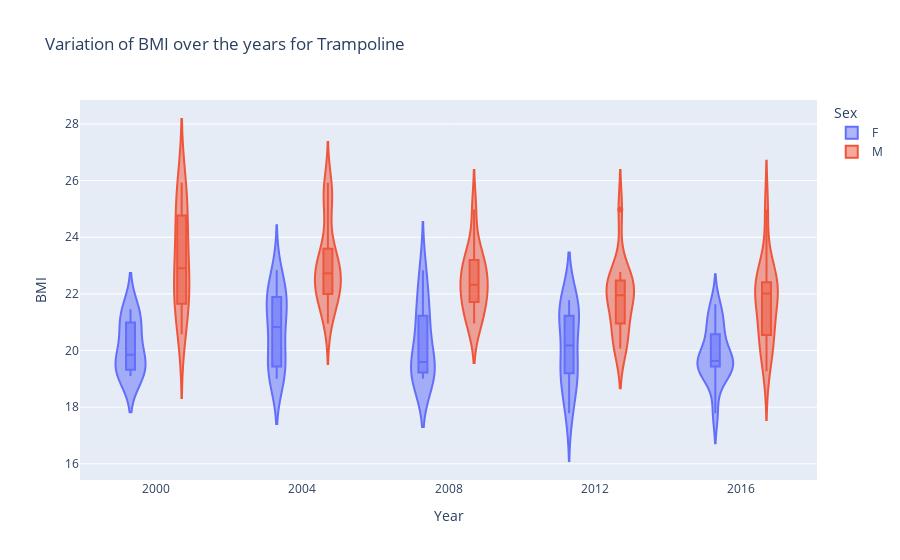

This figure's notebook cell:
### Markdown cell above
### Trampoline

### Code cell
fig=px.violin(unique_participants[unique_participants["Type of Gymnastics"]=="Trampoline"], x="Year", y="BMI", color="Sex",box=True,title="Variation of BMI over the years for Trampoline")
fig.show()

### Figure 1 — Plotly figure (JSON) as saved in the notebook; plotly's stock layout.template omitted (floating-point values rounded to 4 significant figures)
{"data": [{"alignmentgroup": "True", "box": {"visible": true}, "hovertemplate": "Sex=F<br>Year=%{x}<br>BMI=%{y}<extra></extra>", "legendgroup": "F", "marker": {"color": "#636efa"}, "name": "F", "offsetgroup": "F", "orientation": "v", "scalegroup": "True", "showlegend": true, "type": "violin", "x": [2000, 2000, 2000, 2000, 2000, 2000, 2000, 2000, 2004, 2004, 2004, 2004, 2004, 2004, 2004, 2004, 2004, 2004, 2004, 2004, 2004, 2004, 2004, 2008, 2008, 2008, 2008, 2008, 2008, 2008, 2008, 2008, 2008, 2008, 2008, 2012, 2012, 2012, 2012, 2012, 2012, 2012, 2012, 2012, 2012, 2012, 2012, 2012, 2012, 2016, 2016, 2016, 2016, 2016, 2016, 2016, 2016, 2016, 2016, 2016, 2016, 2016, 2016], "x0": " ", "xaxis": "x", "y": [19.63, 20.83, 19.1, 21.16, 19.31, 20.08, 21.45, 19.33, 21.77, 20.83, 19.72, 22.06, 19.1, 21.93, 21.22, 19.96, 20.7, 21.64, 22.83, 22.19, 19.33, 19.0, 19.2, 21.23, 20.83, 19.36, 19.72, 19.47, 19.1, 21.22, 19.26, 22.83, 22.19, 19.0, 19.2, 21.23, 21.77, 20.83, 19.53, 19.47, 21.22, 19.49, 17.78, 18.29, 21.63, 19.0, 21.16, 19.2, 21.72, 21.23, 19.43, 20.28, 19.53, 19.49, 20.58, 19.56, 17.78, 19.71, 19.72, 21.63, 19.0, 20.96, 19.2], "y0": " ", "yaxis": "y"}, {"alignmentgroup": "True", "box": {"visible": true}, "hovertemplate": "Sex=M<br>Year=%{x}<br>BMI=%{y}<extra></extra>", "legendgroup": "M", "marker": {"color": "#EF553B"}, "name": "M", "offsetgroup": "M", "orientation": "v", "scalegroup": "True", "showlegend": true, "type": "violin", "x": [2000, 2000, 2000, 2000, 2000, 2000, 2000, 2000, 2000, 2000, 2000, 2000, 2004, 2004, 2004, 2004, 2004, 2004, 2004, 2004, 2004, 2004, 2004, 2004, 2004, 2004, 2004, 2004, 2008, 2008, 2008, 2008, 2008, 2008, 2008, 2008, 2008, 2008, 2008, 2008, 2008, 2012, 2012, 2012, 2012, 2012, 2012, 2012, 2012, 2012, 2012, 2012, 2012, 2012, 2012, 2016, 2016, 2016, 2016, 2016, 2016, 2016, 2016, 2016, 2016, 2016, 2016, 2016, 2016], "x0": " ", "xaxis": "x", "y": [21.61, 25.39, 24.22, 21.67, 22.95, 25.31, 22.86, 20.57, 24.16, 25.93, 22.5, 21.63, 21.61, 23.24, 25.39, 22.95, 25.31, 22.77, 22.68, 21.88, 22.23, 25.93, 22.68, 21.97, 23.18, 23.94, 22.02, 20.96, 23.24, 21.11, 23.38, 22.32, 22.77, 21.22, 21.88, 24.98, 23.18, 22.02, 22.04, 22.48, 20.96, 22.47, 22.32, 20.43, 20.2, 22.77, 21.22, 21.88, 24.98, 20.07, 22.23, 22.02, 21.8, 22.48, 20.96, 22.86, 22.47, 21.8, 20.43, 20.2, 22.15, 20.55, 24.98, 19.27, 22.23, 22.41, 20.55, 21.97, 22.05], "y0": " ", "yaxis": "y"}], "layout": {"autosize": true, "legend": {"title": {"text": "Sex"}, "tracegroupgap": 0}, "title": {"text": "Variation of BMI over the years for Trampoline"}, "violinmode": "group", "xaxis": {"anchor": "y", "autorange": true, "domain": [0, 1], "range": [1998.0, 2018.0], "title": {"text": "Year"}, "type": "linear"}, "yaxis": {"anchor": "x", "autorange": true, "domain": [0, 1], "range": [15.43, 28.85], "title": {"text": "BMI"}, "type": "linear"}}}
